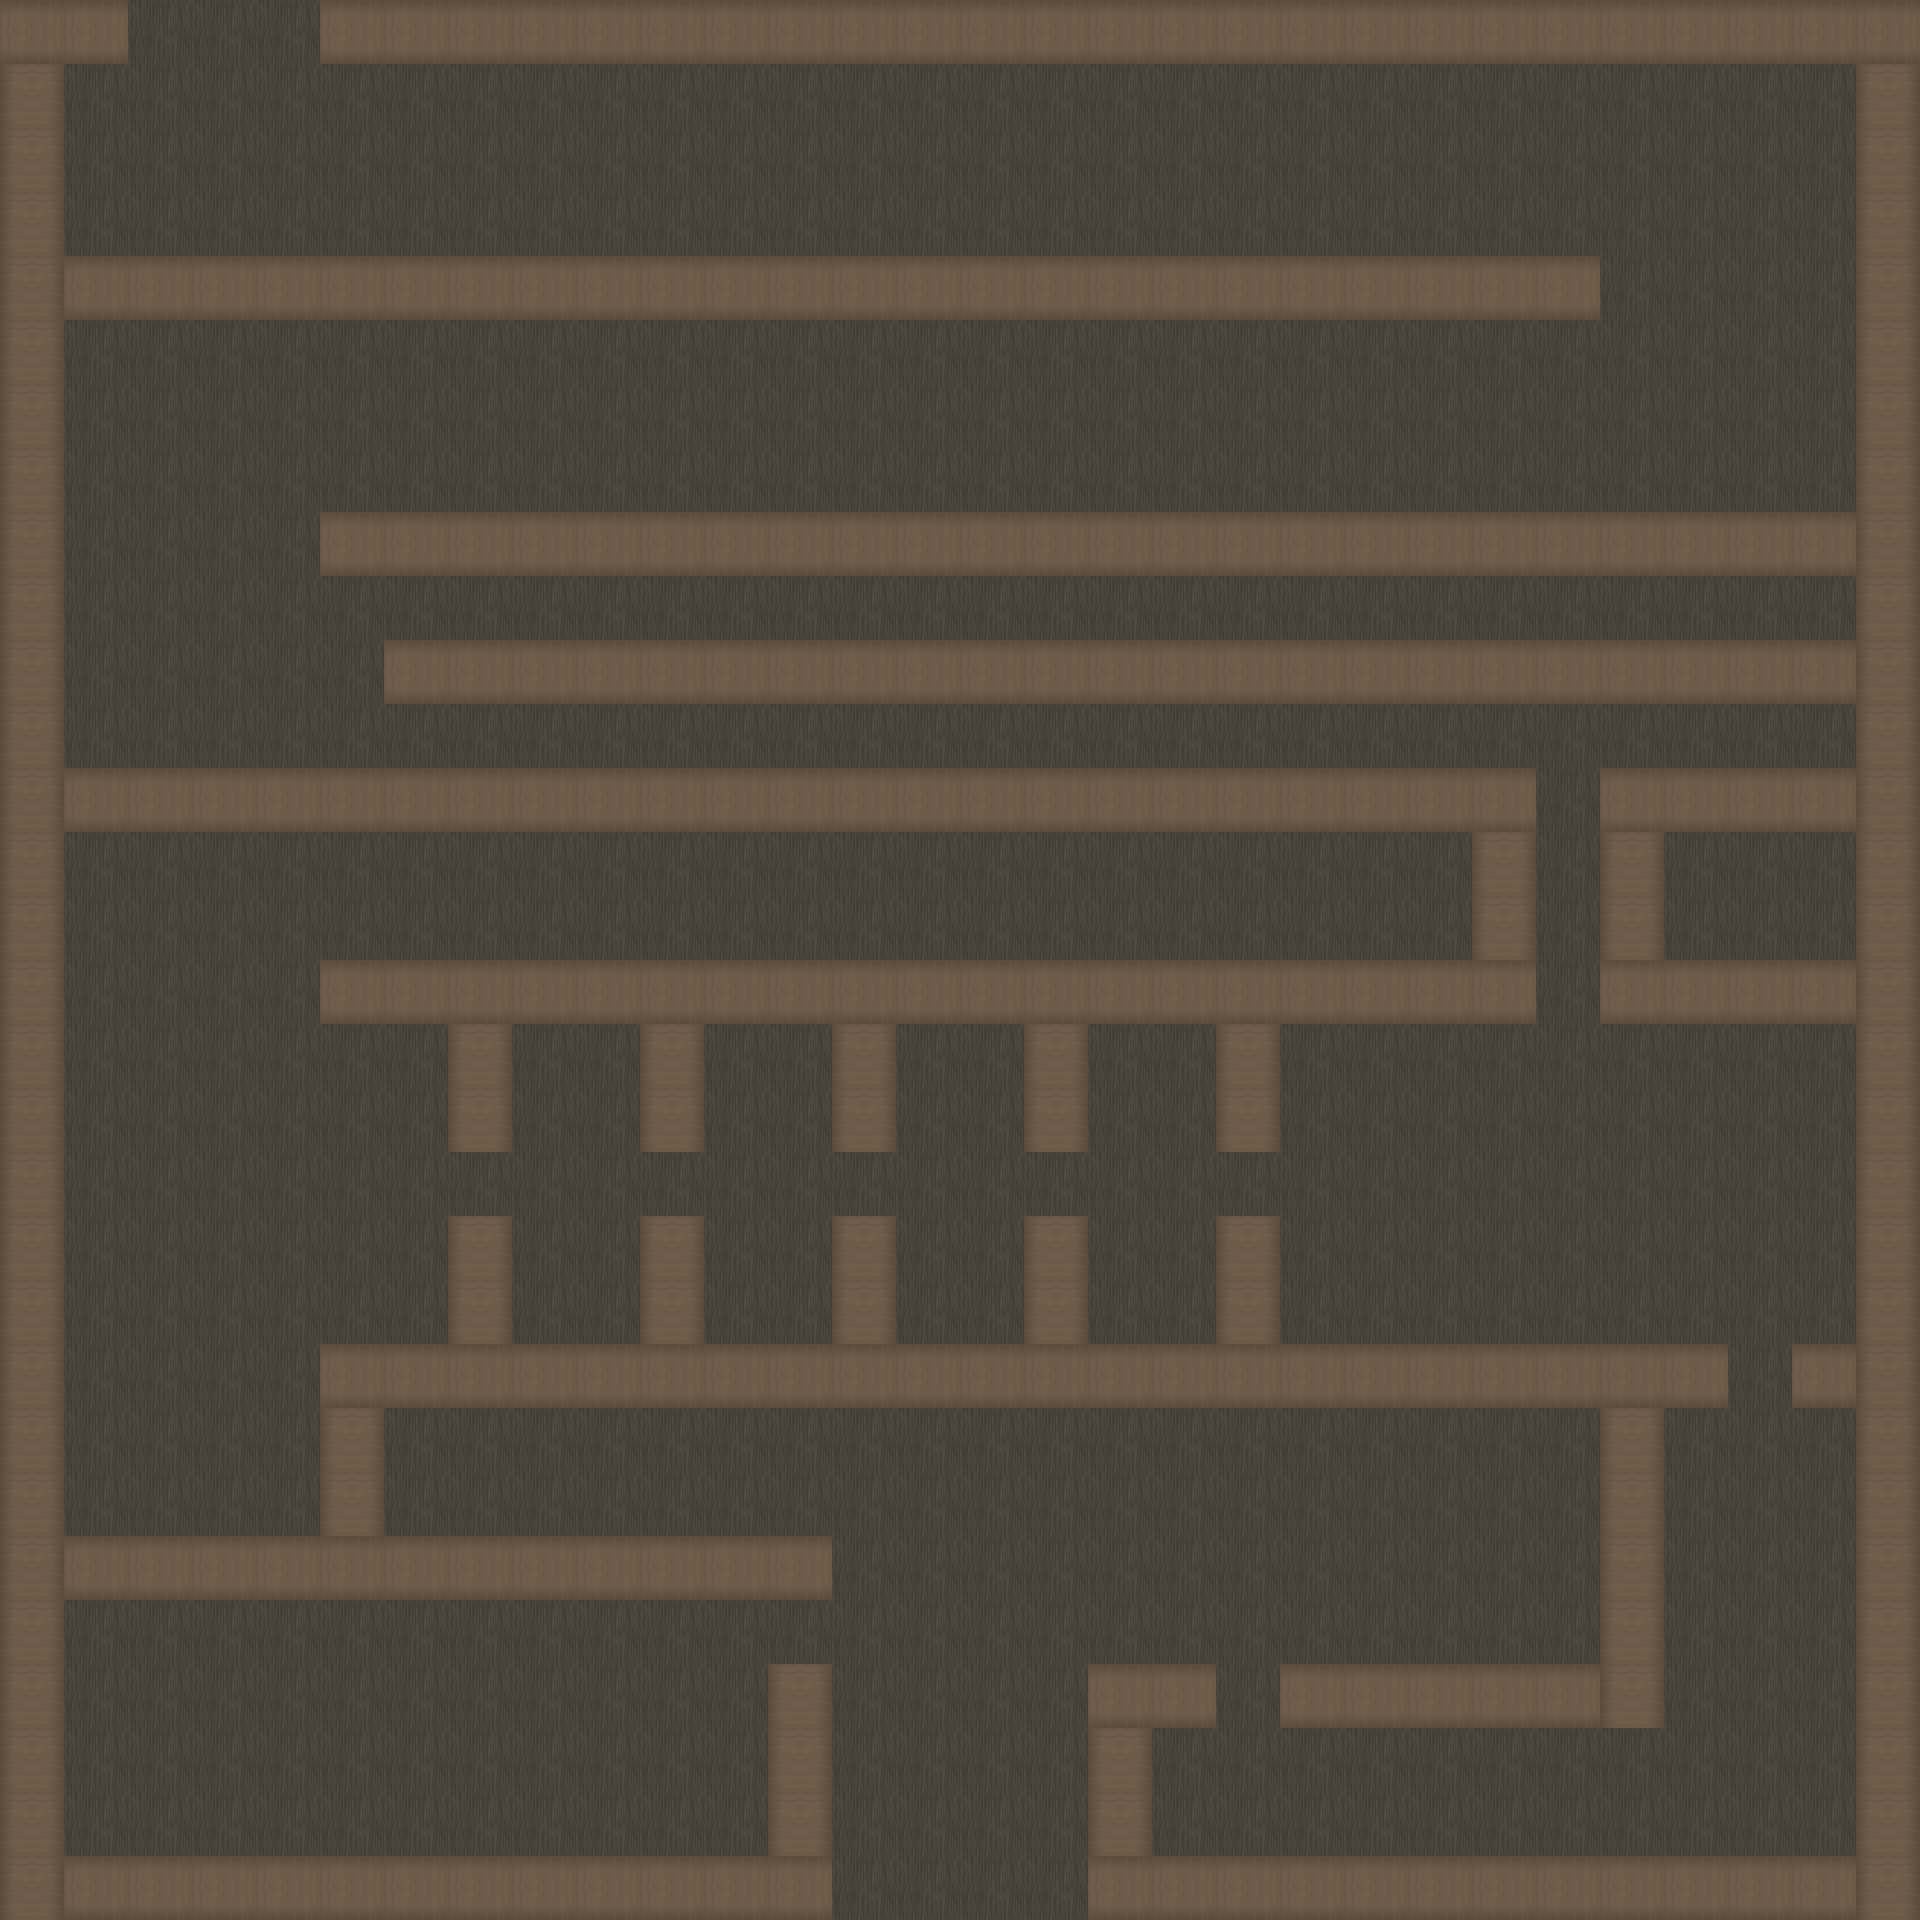

A level layout from a 2D game, rendered from its tile map. Below: a short description, then the map file with tile-grid data replaced by summaries:
An orthogonal 30x30 tile map with 64x64 px tiles, 1 tile layer (Map) and 571 objects (18x Enemy, 14x Stair, 10x Switch, 6x Door2, 6x Table1, ...).

<map version="1.0" tiledversion="1.1.5" orientation="orthogonal" renderorder="right-down" width="30" height="30" tilewidth="64" tileheight="64" infinite="0" nextobjectid="621">
 <tileset firstgid="1" name="tileset" tilewidth="64" tileheight="64" tilecount="64" columns="8">
  <image source="tileset.png" width="512" height="512" />
 </tileset>
 <layer name="Map" width="30" height="30" locked="1">
  <data>[900 cells, 900 non-empty, 3 distinct tile ids]</data>
 </layer>
 <objectgroup name="MapObjects">
  <object id="1" name="down" type="Stair" gid="41" x="128" y="64" width="64" height="64" />
  <object id="2" name="down" type="Stair" gid="41" x="192" y="64" width="64" height="64" />
  <object id="3" name="down" type="Stair" gid="41" x="256" y="64" width="64" height="64" />
  <object id="4" name="down" type="Stair" gid="41" x="256" y="128" width="64" height="64" />
  <object id="5" name="down" type="Stair" gid="41" x="192" y="128" width="64" height="64" />
  <object id="6" name="down" type="Stair" gid="41" x="128" y="128" width="64" height="64" />
  <object id="7" name="up" type="Stair" gid="41" x="832" y="1920" width="64" height="64" />
  <object id="8" name="up" type="Stair" gid="41" x="896" y="1920" width="64" height="64" />
  <object id="9" name="up" type="Stair" gid="41" x="960" y="1920" width="64" height="64" />
  <object id="10" name="up" type="Stair" gid="41" x="1024" y="1920" width="64" height="64" />
  <object id="11" name="up" type="Stair" gid="41" x="1024" y="1856" width="64" height="64" />
  <object id="12" name="up" type="Stair" gid="41" x="960" y="1856" width="64" height="64" />
  <object id="13" name="up" type="Stair" gid="41" x="896" y="1856" width="64" height="64" />
  <object id="14" name="up" type="Stair" gid="41" x="832" y="1856" width="64" height="64" />
  <object id="15" name="Chair1" type="Chair3" gid="45" x="320" y="640" width="64" height="64" />
  <object id="16" name="Door12" type="Door2" gid="20" x="1216" y="1216" width="64" height="64" />
  <object id="17" name="Door13" type="Door2" gid="20" x="1024" y="1216" width="64" height="64" />
  <object id="18" name="Door14" type="Door2" gid="20" x="832" y="1216" width="64" height="64" />
  <object id="19" name="Door5" type="Door2" gid="20" x="640" y="1216" width="64" height="64" />
  <object id="20" name="Door6" type="Door2" gid="20" x="448" y="1216" width="64" height="64" />
  <object id="21" name="Door7" type="Door1" gid="19" x="1728" y="1408" width="64" height="64" />
  <object id="22" name="Door8" type="Door1" gid="19" x="1216" y="1728" width="64" height="64" />
  <object id="23" name="Door10" type="Door2" gid="20" x="768" y="1664" width="64" height="64" />
  <object id="24" name="Door11" type="Door1" gid="19" x="1536" y="1024" width="64" height="64" />
  <object id="25" name="Chair1" type="Switch" gid="52" x="1792" y="128" width="64" height="64" />
  <object id="26" name="Door14" type="Switch" gid="52" x="1792" y="640" width="64" height="64" />
  <object id="27" name="Door11" type="Switch" gid="52" x="1792" y="768" width="64" height="64" />
  <object id="28" name="Door12" type="Switch" gid="52" x="1280" y="1088" width="64" height="64" />
  <object id="29" name="Door13" type="Switch" gid="52" x="1088" y="1088" width="64" height="64" />
  <object id="30" name="Door10" type="Switch" gid="52" x="896" y="1088" width="64" height="64" />
  <object id="31" name="Door6" type="Switch" gid="52" x="512" y="1088" width="64" height="64" />
  <object id="32" name="Door5" type="Switch" gid="52" x="704" y="1088" width="64" height="64" />
  <object id="33" name="Door7" type="Switch" gid="52" x="1408" y="896" width="64" height="64" />
  <object id="34" name="Door8" type="Switch" gid="52" x="1792" y="1856" width="64" height="64" />
  <object id="73" type="Table1" gid="45" x="64" y="448" width="64" height="64" />
  <object id="74" type="Table1" gid="45" x="64" y="576" width="64" height="64" />
  <object id="75" type="Table1" gid="45" x="64" y="704" width="64" height="64" />
  <object id="76" type="Table4" gid="43" x="640" y="128" width="64" height="64" />
  <object id="77" type="Table4" gid="43" x="896" y="128" width="64" height="64" />
  <object id="78" type="Table4" gid="43" x="1152" y="128" width="64" height="64" />
  <object id="79" type="Table4" gid="43" x="1408" y="128" width="64" height="64" />
  <object id="80" type="Table1" gid="45" x="64" y="1088" width="64" height="64" />
  <object id="81" type="Table1" gid="45" x="64" y="1216" width="64" height="64" />
  <object id="82" type="Table1" gid="45" x="64" y="1344" width="64" height="64" />
  <object id="83" type="Table3" gid="44" x="1792" y="1152" width="64" height="64" />
  <object id="84" type="Table3" gid="44" x="1792" y="1280" width="64" height="64" />
  <object id="85" type="Table2" gid="42" x="256" y="1856" width="64" height="64" />
  <object id="86" type="Table2" gid="42" x="384" y="1856" width="64" height="64" />
  <object id="87" type="Table2" gid="42" x="448" y="1856" width="64" height="64" />
  <object id="88" type="Table2" gid="42" x="320" y="1856" width="64" height="64" />
  <object id="89" type="Table2" gid="42" x="512" y="1856" width="64" height="64" />
  <object id="90" type="Coffee" gid="25" x="64" y="1664" width="64" height="64" />
 </objectgroup>
 <objectgroup name="Walls">
  <object id="35" x="320" y="0" width="1600" height="64" />
  <object id="36" x="0" y="0" width="128" height="64" />
  <object id="38" x="64" y="256" width="1536" height="64" />
  <object id="39" x="320" y="512" width="1536" height="64" />
  <object id="40" x="384" y="640" width="1472" height="64" />
  <object id="41" x="64" y="768" width="1472" height="64" />
  <object id="42" x="1600" y="768" width="256" height="64" />
  <object id="43" x="1600" y="960" width="256" height="64" />
  <object id="44" x="320" y="960" width="1216" height="64" />
  <object id="45" x="1472" y="832" width="64" height="128" />
  <object id="46" x="1600" y="832" width="64" height="128" />
  <object id="47" x="1856" y="64" width="64" height="1856" />
  <object id="48" x="1088" y="1856" width="768" height="64" />
  <object id="49" x="64" y="1856" width="768" height="64" />
  <object id="50" x="0" y="64" width="64" height="1856" />
  <object id="51" x="768" y="1664" width="64" height="192" />
  <object id="52" x="64" y="1536" width="768" height="64" />
  <object id="53" x="1088" y="1664" width="128" height="64" />
  <object id="54" x="1088" y="1728" width="64" height="128" />
  <object id="55" x="1280" y="1664" width="320" height="64" />
  <object id="57" x="1600" y="1408" width="64" height="320" />
  <object id="58" x="1792" y="1344" width="64" height="64" />
  <object id="59" x="320" y="1344" width="1408" height="64" />
  <object id="60" x="320" y="1408" width="64" height="128" />
  <object id="61" x="448" y="1024" width="64" height="128" />
  <object id="62" x="448" y="1216" width="64" height="128" />
  <object id="63" x="640" y="1024" width="64" height="128" />
  <object id="64" x="640" y="1216" width="64" height="128" />
  <object id="65" x="832" y="1024" width="64" height="128" />
  <object id="66" x="832" y="1216" width="64" height="128" />
  <object id="67" x="1024" y="1216" width="64" height="128" />
  <object id="68" x="1024" y="1024" width="64" height="128" />
  <object id="69" x="1216" y="1024" width="64" height="128" />
  <object id="70" x="1216" y="1216" width="64" height="128" />
 </objectgroup>
 <objectgroup name="Spawns">
  <!-- 21 objects omitted --></objectgroup>
 <objectgroup name="EnemyPaths" locked="1">
  <!-- 3 objects omitted --></objectgroup>
 <objectgroup name="NavMesh" visible="0" locked="1">
  <!-- 51 objects omitted --></objectgroup>
 <objectgroup name="NavMeshNodes" visible="0" locked="1">
  <!-- 175 objects omitted --></objectgroup>
 <objectgroup name="NavMeshEdges" visible="0" locked="1">
  <!-- 235 objects omitted --></objectgroup>
</map>
<!-- 485 of 571 objects omitted -->
